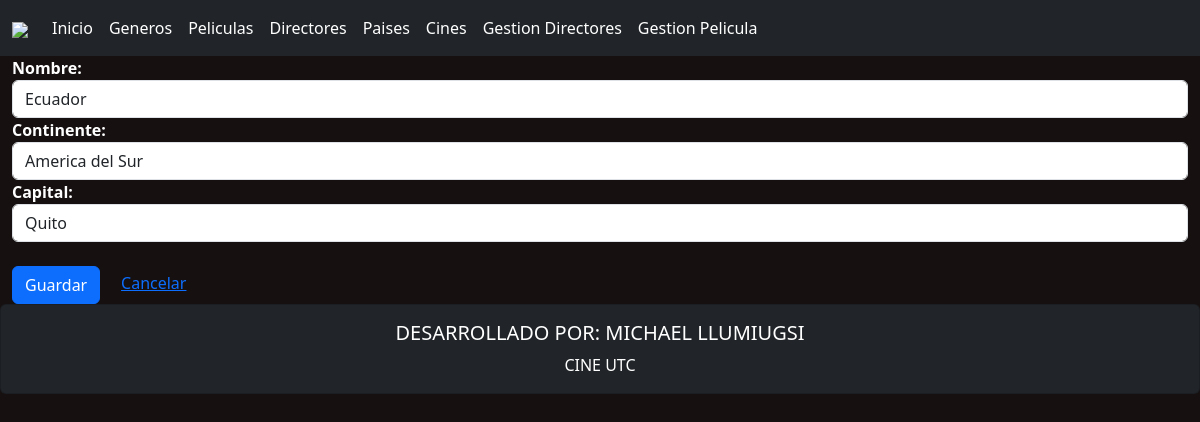
Page /editarPais/1 on the committed database.
### Aplicaciones/Cartelera/models.py (models this page shows, shortened)
class Pais(models.Model):
    id=models.AutoField(primary_key=True)
    nombre=models.CharField(max_length=50)
    continente=models.CharField(max_length=50)
    capital=models.CharField(max_length=50)

### Aplicaciones/Cartelera/views.py (the view)
# urls.py: path('editarPais/<id>',views.editarPais, name='editarPais'),
def editarPais(request,id):
    paisEditar=Pais.objects.get(id=id)
    return render (request,'editarpais.html',{'paisEditar':paisEditar})

### Aplicaciones/Cartelera/templates/editarPais.html (shortened to what this page needs)
{%  extends "./plantilla.html" %}
{% block body %}
<!DOCTYPE html>
<html lang="es">
<head>
</head>
<body>
    <div class="container-fluid">
        <div class="row">
            <div class="col-md-12">
                <form action="{% url 'procesarActualizacionPais' %}" method="post" style="color: white;">
                    <label for=""><b>Nombre:</b></label>
                    <input type="text" name="nombre" id="nombre" class="form-control" value="{{paisEditar.nombre}}" placeholder="Ingrese el nombre del pais">
                    <label for=""><b>Continente:</b></label>
                    <input type="text" name="continente" id="continente" class="form-control" value="{{paisEditar.continente}}" placeholder="Ingrese el continente">
                    <label for=""><b>Capital:</b></label>
                    <input type="text" name="capital" id="capital" class="form-control" value="{{paisEditar.capital}}" placeholder="Ingrese la capital">
                    <br>
                    <button type="submit" class="btn btn-primary">Guardar</button>
                    <a href="{% url 'listadoPaises' %}">Cancelar</a>
                    <br>
                </form>
            </div>
        </div>
    </div>
</body>
</html>
{% endblock %}

### Aplicaciones/Cartelera/templates/plantilla.html (style rules this page uses)
body { background-color: rgb(22, 16, 16); }

### rows in the picture
Pais: nombre "Ecuador", continente "America del Sur", capital "Quito"
